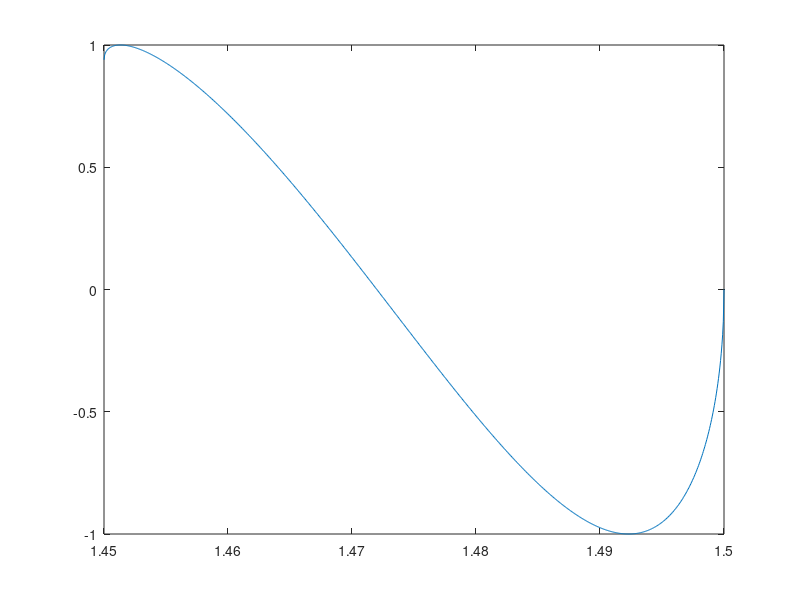

Recreate this plot in MATLAB. (Note: this script raises an error after producing the figure.)
%% 
% $$g(n_{eff})=\frac{(\beta^2-\alpha^2)sin(\beta d)-2\beta acos(\beta d)}{\beta^2+\alpha^2}=0$$
% 
% where $\beta=\sqrt{n_{core}^2-n_{eff}^2$, $\alpha=\sqrt{n_{eff}^2-n_{clad}^2$.
% 
% d is in units of wavelengths.

n_clad = 1.45;
n_core = 1.50;
n_eff = linspace(1.45,1.5,901)';
d = 5; %in um

beta = sqrt(n_core^2 - n_eff.^2);
alpha = sqrt(n_eff.^2 - n_clad^2);

g = ((beta.^2-alpha.^2).*sin(beta*d)-2*beta.*alpha.*cos(beta*d))./(beta.^2+alpha.^2);
figure
plot(n_eff,g)
yline(0,'--')
%% 
% Find zeros:


zeros_found = [];

for i = 1:length(g)-1
    if g(i)*g(i+1) < 0
        zeros_found = [zeros_found; n_eff(i)];
    end
end

zeros_found
%% 
% Use Newton's method to find index:

b = @(n) sqrt(n_core^2 - n.^2);
a = @(n) sqrt(n.^2 - n_clad^2);

gfun = @(n) ((b(n).^2-a(n).^2).*sin(b(n)*d) - 2*b(n).*a(n).*cos(b(n)*d))./ (b(n).^2+a(n).^2);

h = 1e-6;
tol = 1e-12; %this can be anything

for j = 1:length(zeros_found)
    x = zeros_found(j);  % Starting guess from brute force

    for i = 1:20
        % Approximate the derivative
        gp = (gfun(x+h)-gfun(x-h))/(2*h);

        % Newton's formula
        x_new = x - gfun(x)/gp;

        if abs(x_new-x) < tol
            break
        end

        x = x_new;
    end

    fprintf('Effective index = %.10f\n',x_new)
end
%% 
%
